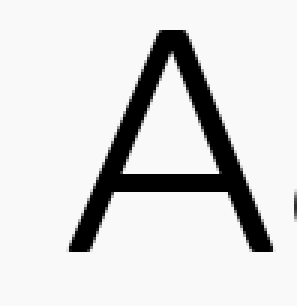
#> input picture training_set/a2.png, 99 x 102 px (shown 3 times larger); its folder holds only this picture in this run
$ python image_recognition_using_ANN.py   (older library calls are emulated)
#> lines starting #> are read from the running program, lines starting #| are printed output that depends on the picture; long printed decimals are rounded
### collect_data.py
import numpy as np
from PIL import Image
import os


def collect(pxile):
#> called with pxile = 8
	tx=[]
	ty=[]


	di=os.getcwd()
	tr=os.listdir(di+"/"+'training_set')
	px=pxile
	for i in tr:
		if 'a1.' in i:
			img = Image.open(di+"/"+'training_set'+'/'+i).convert('L').resize((px, px), Image.ANTIALIAS)
			img.save('learning'+'/'+i)
			tx.append(np.array(img).ravel())
			ty.append([1])
		else:
			img = Image.open(di+"/"+'training_set'+'/'+i).convert('L').resize((px, px), Image.ANTIALIAS)
			img.save('learning'+'/'+i)
			tx.append(np.array(img).ravel())
			ty.append([0])
	return (tx,ty)

### image_recognition_using_ANN.py
import numpy as np
from PIL import Image
import os
import collect_data

px=8    #image dimension in pexils to use in taining and testing

data,labels=collect_data.collect(px) #this method returns (px,px) images matrix after converting it to gray scale
#> data = 1 item; labels = [[0]]
									 #if the image name contain 'a1' the lables will be 1 else 0

def nonlin(x,deriv=False):
    if(deriv==True):
        return x*(1-x)

    return 1/(1+np.exp(-x))


traing_data=np.array(data)
traing_labels=np.array(labels)
#> traing_labels = [0]
np.random.seed(1)

weight1=2*np.random.random((px**2,px**2))-1
weight2=2*np.random.random((px**2,1))-1

for j in range(60000):
	input_layer=traing_data
	hidden_layer=nonlin(np.dot(input_layer,weight1))
	output_layer=nonlin(np.dot(hidden_layer,weight2))

	output_layer_error=traing_labels-output_layer

	if (j%10000)==0:
		print('error rate: ',str(np.mean(np.abs(output_layer_error))))

	output_layer_delta=output_layer_error*nonlin(output_layer,deriv=True)
	hidden_layer_error=output_layer_delta.dot(weight2.T)
	hidden_layer_delta=hidden_layer_error*nonlin(hidden_layer,deriv=True)
	weight2+=hidden_layer.T.dot(output_layer_delta)
	weight1+=input_layer.T.dot(hidden_layer_delta)
#> this loop made 60000 passes
#> (output_layer, output_layer_error, output_layer_delta) on passes 1 to 3: ([0.25], [-0.25], [-0.0468]), ([0.0353], [-0.0353], [-0.0012]), ([0.0339], [-0.0339], [-0.00111])
#| error rate:  0.2496
#> (further printed lines are left out)
#> pass 1, `weight1+=input_layer.T.dot(hidden_layer_delta)`:
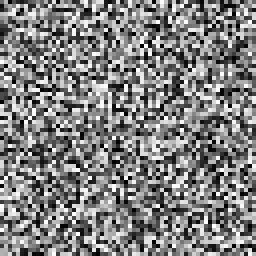
#> weight1: shape (64, 64) float64 (shown 4 times larger); min -1.01, max 1, mean 0.00203; drawn with min black and max white
#> after the loop: weight1: shape (64, 64) float64; min -1.01, max 1, mean 0.00203
#> after the loop, weight2 = 64 values, max 0.922 at index 58, min -1.16 at index 11, mean -0.152


def recognize(char):
	k = Image.open(char).convert('L').resize((px, px), Image.ANTIALIAS)
	z=np.array(k).ravel()
	a=nonlin(np.dot(z,weight1))
	b=nonlin(np.dot(a,weight2))
	if abs(1.0-b)<=0.05:
		print (char,"%.7f"%b,'its an a')
	else:
		print (char,"%.7f"%b,'not an a')

#> (the run stopped early here; a loop or call above may not have finished)
